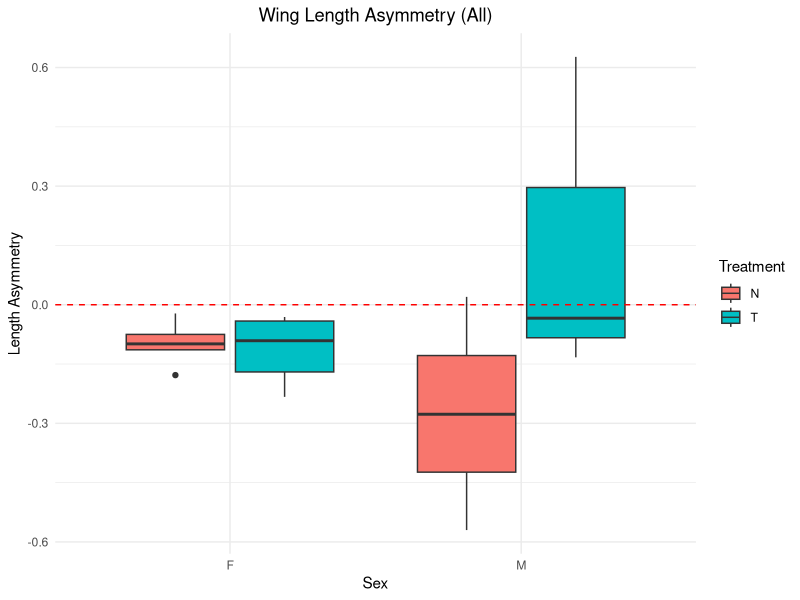

The R script that drew this image:
## ---- chunk 1
library(tidyverse)
wingmeasurements <- read.csv('./data/WingMeasurementsFinal.csv')
wingmeasurements$X <- NULL


wings_summary <- wingmeasurements %>%
group_by(Sex) %>%
summarize(mean_forewingarea = mean(ForewingArea, na.rm=TRUE), mean_hindwingarea = mean(HindwingArea, na.rm=TRUE), mean_Faspectratio = mean(ForewingAspectRatio, na.rm=TRUE), mean_forelength = mean(ForewingLengthR, na.rm=TRUE), mean_hindlength = mean(HindwingLengthR, na.rm=TRUE), mean_LengthAsym = mean(L_R_LengthAsym, na.rm=TRUE))
print(wings_summary)


boxplot <- ggplot(data = wingmeasurements) +
  geom_boxplot(mapping = aes(x= Sex, y= L_R_LengthAsym, fill=Treatment)) + 
  theme_minimal() + 
  labs(x="Sex", y="Length Asymmetry", title= "Wing Length Asymmetry (All)") +
  theme(plot.title = element_text(hjust=0.5)) + 
  geom_hline(yintercept=0, linetype="dashed", color="red")
print(boxplot)

